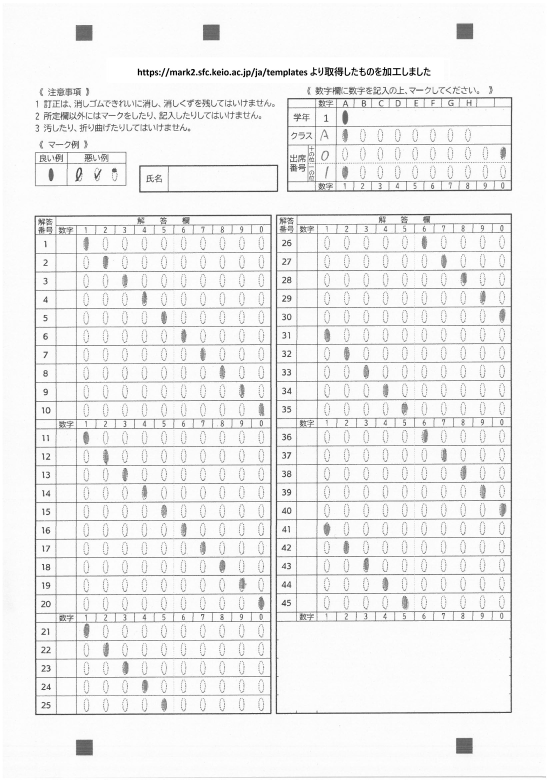
#> input picture sample_basefile/SKM_C36825111115250_0001.jpg, 1654 x 2338 px (shown at 1/3 size)
$ python name_trimmer.py
#> lines starting #> are read from the running program, lines starting #| are printed output that depends on the picture
#> the answer given: ../sample_basefile
#!/usr/bin/env python3
# -*- coding: utf-8 -*-
"""
name_trimmer.py — 氏名エリアトリミングモジュール

概要:
    解答用紙画像から「氏名エリア」をGUIで選択し、全画像から一括トリミングする。
    Mark2の射影変換済み画像（00_Processing/）を入力とすることで、
    スキャン傾きの影響を排除した正確なトリミングを実現する。

設計方針:
    - GUI矩形選択（select_region_on_image）とトリミング処理（trim_images）を
      独立した汎用関数として提供し、将来の記述式得点エリア選択等にも再利用可能
    - NameTrimmer クラスは上記を組み合わせた統合実行（run）を提供
    - Excel出力は呼び出し側（generate_student_summary）の責務とし、ここでは行わない

元コード:
    legacy_trim_app/name_trim.py（NameTrimmerクラス）を Mark2 用に再設計

必要ライブラリ:
    - Pillow (PIL) : 画像処理（crop, resize）
    - tkinter      : GUI（矩形選択）
"""

import logging
import shutil
import tempfile
import tkinter as tk
from tkinter import messagebox
from pathlib import Path
from typing import Optional, Tuple, List, Dict

logger = logging.getLogger(__name__)

from constants import get_app_temp_dir

from PIL import Image, ImageTk


# ============================================================
# 定数
# ============================================================

# 画像ファイルとして扱う拡張子
IMAGE_EXTENSIONS = {'.jpg', '.jpeg', '.png', '.gif', '.bmp', '.tiff'}

# トリミング後の名前画像の最大高さ（ピクセル）
DEFAULT_MAX_HEIGHT = 50

# GUI表示用の最大幅・高さ
MAX_DISPLAY_WIDTH = 700
MAX_DISPLAY_HEIGHT = 700


# ============================================================
# ユーティリティ関数
# ============================================================

def get_image_files(folder_path: str) -> List[str]:
    """
    指定フォルダ内の画像ファイルをソート済みリストで返す。

    Args:
        folder_path: 画像フォルダのパス

    Returns:
        画像ファイルのフルパスのソート済みリスト
    """
    folder = Path(folder_path)
    if not folder.is_dir():
        return []

    image_files = []
    for f in sorted(folder.iterdir()):
        if f.is_file() and f.suffix.lower() in IMAGE_EXTENSIONS:
            image_files.append(str(f))
    return image_files


# ============================================================
# 汎用関数: GUI矩形選択
# ============================================================

def select_region_on_image(
    image_path: str,
    parent: Optional[tk.Tk] = None,
    title: str = "名前エリアの選択 — ドラッグで矩形を描いてください",
    label_text: str = "名前エリア",
    instruction_text: str = "画像上でマウスを\nドラッグして、\n名前が書かれた\nエリアを囲んで\nください。\n\n何度でも\nやり直せます。",
) -> Optional[Tuple[int, int, int, int]]:
    """
    GUIウィンドウを表示し、ユーザーにマウスドラッグで矩形を選択させる。

    将来、記述式得点エリアの選択などにも再利用可能な汎用関数。
    legacy_trim_app/name_trim.py の select_name_area() を参考に再実装。

    Args:
        image_path: 表示する画像のパス
        parent:     親となるtkinterウィンドウ（Noneの場合は新規作成）
        title:      ウィンドウタイトル
        label_text: 選択領域に表示するラベルテキスト
        instruction_text: 操作説明テキスト

    Returns:
        (left, top, right, bottom) の座標タプル（元画像の実寸座標）。
        キャンセルされた場合は None。
    """
#> called with title = '名前エリアの選択 — ドラッグで矩形を描いてください', label_text = '名前エリア'
    # 画像を読み込み
    original_img = Image.open(image_path)
#> original_img is the input picture: PIL image 1654x2338 RGB; min 0, max 255, mean 240.6
    orig_w, orig_h = original_img.size
#> orig_w = 1654; orig_h = 2338

    # --------------------------------------------------
    # 表示用リサイズ比率の計算
    # --------------------------------------------------
    if orig_w >= orig_h:
        if orig_w <= MAX_DISPLAY_WIDTH:
            resize_ratio = 1.0
        else:
            resize_ratio = orig_w / MAX_DISPLAY_WIDTH
    else:
        if orig_h <= MAX_DISPLAY_HEIGHT:
            resize_ratio = 1.0
        else:
            resize_ratio = orig_h / MAX_DISPLAY_HEIGHT
#> resize_ratio = 3.34

    display_w = int(orig_w / resize_ratio)
#> display_w = 495
    display_h = int(orig_h / resize_ratio)
#> display_h = 700
    display_img = original_img.resize(
        (display_w, display_h), Image.LANCZOS
    )
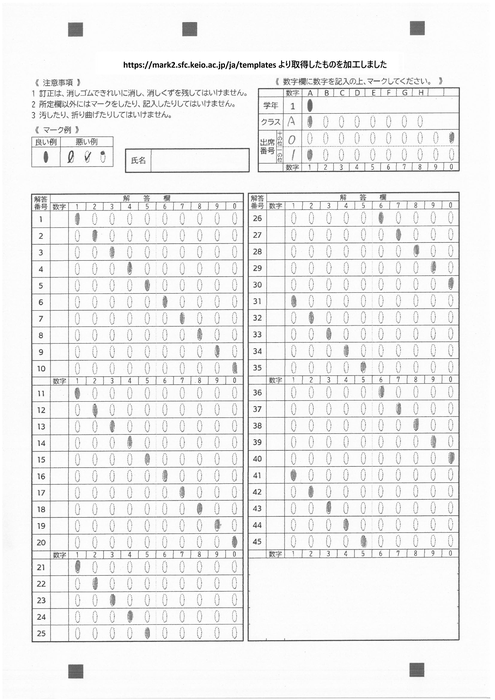
#> display_img: PIL image 495x700 RGB; min 0, max 255, mean 240
    original_img.close()  # リソース解放

    # --------------------------------------------------
    # GUI ウィンドウの構築
    # --------------------------------------------------
    result_rect = [None]  # リストで包んでクロージャ内から変更可能にする

    owns_root = False
    if parent is None:
        root = tk.Tk()
        root.withdraw()
        owns_root = True
    else:
        root = parent

    selector_win = tk.Toplevel(root)
    selector_win.title(title)
    selector_win.geometry(f"{display_w + 200}x{display_h + 20}")
    selector_win.resizable(False, False)

    # --- レイアウト ---
    main_frame = tk.Frame(selector_win)
    main_frame.pack(fill=tk.BOTH, expand=True)

    canvas_frame = tk.Frame(main_frame)
    canvas_frame.pack(side=tk.LEFT, padx=5, pady=5)

    button_frame = tk.Frame(main_frame)
    button_frame.pack(side=tk.RIGHT, padx=10, pady=10, fill=tk.Y)

    # --- キャンバス ---
    canvas = tk.Canvas(
        canvas_frame,
        width=display_w,
        height=display_h,
        bg="black",
        highlightthickness=0,
    )
    tk_img = ImageTk.PhotoImage(display_img, master=selector_win)
    canvas.create_image(0, 0, image=tk_img, anchor=tk.NW)
    canvas.pack()

    # --- 矩形ドラッグ状態 ---
    drag_state = {"start_x": 0, "start_y": 0, "rect_id": None}
    overlay_refs = []  # GC防止用

    # [77 lines left out: functions _on_press, _on_drag, _on_release, not called in this run]

    canvas.bind("<ButtonPress-1>", _on_press)
    canvas.bind("<B1-Motion>", _on_drag)
    canvas.bind("<ButtonRelease-1>", _on_release)

    # --- 説明ラベル ---
    tk.Label(
        button_frame,
        text="操作方法",
        font=("", 12, "bold"),
    ).pack(pady=(0, 10))

    tk.Label(
        button_frame,
        text=instruction_text,
        justify=tk.LEFT,
        wraplength=160,
    ).pack(pady=(0, 20))

    # --- ボタン ---
    # [9 lines left out: function _confirm, not called in this run]

    def _cancel():
        result_rect[0] = None
        selector_win.destroy()

    tk.Button(
        button_frame,
        text="✔ 決定",
        command=_confirm,
        width=15, height=2,
        bg="#4CAF50", fg="white",
        font=("", 11, "bold"),
    ).pack(pady=5)

    tk.Button(
        button_frame,
        text="✖ キャンセル",
        command=_cancel,
        width=15, height=2,
    ).pack(pady=5)

    selector_win.protocol("WM_DELETE_WINDOW", _cancel)

    # モーダルにする
    selector_win.grab_set()
    selector_win.wait_window()

    if owns_root:
        root.destroy()

    return result_rect[0]


# ============================================================
# 汎用関数: 一括トリミング
# ============================================================

# [124 lines left out: function trim_images, not called in this run]


# ============================================================
# NameTrimmer クラス
# ============================================================

class NameTrimmer:
    """
    氏名エリアのトリミングを管理するクラス。

    Mark2のメインGUIから run() を呼び出すと、
    GUI矩形選択 → 一括トリミング → ファイル名→画像パスの辞書を返却
    が一気通貫で実行される。

    射影変換済み画像（00_Processing/）を入力とすることで、
    スキャン傾きに依存しない正確なトリミングを実現する。
    """

    def __init__(self):
        """NameTrimmerを初期化する。"""
        self._last_trim_rect: Optional[Tuple[int, int, int, int]] = None
        self._temp_dir: Optional[str] = None

    # [4 lines left out: function last_trim_rect, not called in this run]

    def run(
        self,
        image_folder: str,
        parent: Optional[tk.Tk] = None,
        max_height: int = DEFAULT_MAX_HEIGHT,
        original_image_folder: Optional[str] = None,
    ) -> Optional[Dict[str, str]]:
        """
        GUI選択 → 一括トリミング を実行し、ファイル名→画像パス辞書を返す。

        Args:
            image_folder: 射影変換済み画像が格納されたフォルダのパス
                          （通常は 00_Processing/）
            parent:       親となるtkinterウィンドウ（省略可）
            max_height:   名前画像の最大高さ（px）
            original_image_folder: 元画像フォルダ (指定時は高解像度で切り出し)

        Returns:
            {元ファイル名: トリミング画像パス} の辞書。
            キャンセルされた場合は None。
        """
        # --- Step 1: 入力画像の確認 ---
        image_files = get_image_files(image_folder)
        if not image_files:
            logger.error("画像フォルダに画像がありません: %s", image_folder)
            if parent:
                messagebox.showerror(
                    "エラー",
                    f"指定フォルダに画像がありません:\n{image_folder}",
                    parent=parent,
                )
            return None

        # --- Step 2: GUI で名前エリアを選択 ---
        logger.info("名前エリアを選択してください（1枚目の画像: %s）", Path(image_files[0]).name)
        trim_rect = select_region_on_image(image_files[0], parent=parent)
        if trim_rect is None:
            logger.info("キャンセルされました。")
            return None
        self._last_trim_rect = trim_rect
        logger.info("選択された座標: %s", trim_rect)

        # --- Step 3: 一時フォルダにトリミング ---
        _app_temp = get_app_temp_dir(str(Path(image_folder).parent.parent))
        temp_dir = tempfile.mkdtemp(prefix="name_trim_", dir=_app_temp)
        self._temp_dir = temp_dir
        logger.debug("一時保存先: %s", temp_dir)

        saved_files = trim_images(image_folder, trim_rect, temp_dir, max_height,
                                   original_image_folder=original_image_folder)
        logger.info("トリミング完了: %d枚", len(saved_files))

        # --- Step 4: ファイル名→パスの辞書を構築 ---
        name_images: Dict[str, str] = {}
        for trimmed_path in saved_files:
            filename = Path(trimmed_path).name
            name_images[filename] = trimmed_path

        return name_images

    def cleanup(self):
        """一時ファイルを削除する。"""
        if self._temp_dir and Path(self._temp_dir).exists():
            try:
                shutil.rmtree(self._temp_dir)
                logger.debug("一時ファイルを削除しました。")
            except Exception as e:
                logger.warning("一時ファイルの削除に失敗しました: %s", e)
            finally:
                self._temp_dir = None


# ============================================================
# 単体実行用エントリーポイント
# ============================================================

def main():
    """
    name_trimmer.py を単独で実行した場合のテスト用エントリーポイント。
    """
    from tkinter import filedialog

    root = tk.Tk()
    root.withdraw()

    image_folder = filedialog.askdirectory(
        title="画像が入っているフォルダを選択してください"
    )
    if not image_folder:
        logger.info("キャンセルされました。")
        root.destroy()
        return

    trimmer = NameTrimmer()
    result = trimmer.run(image_folder=image_folder, parent=root)

    if result:
        logger.info("=== 結果 ===")
        for filename, path in result.items():
            logger.info("  %s → %s", filename, path)
        logger.info("合計: %d枚", len(result))
    else:
        logger.info("キャンセルまたはエラーで終了しました。")

    trimmer.cleanup()
    root.destroy()


if __name__ == "__main__":
    main()
